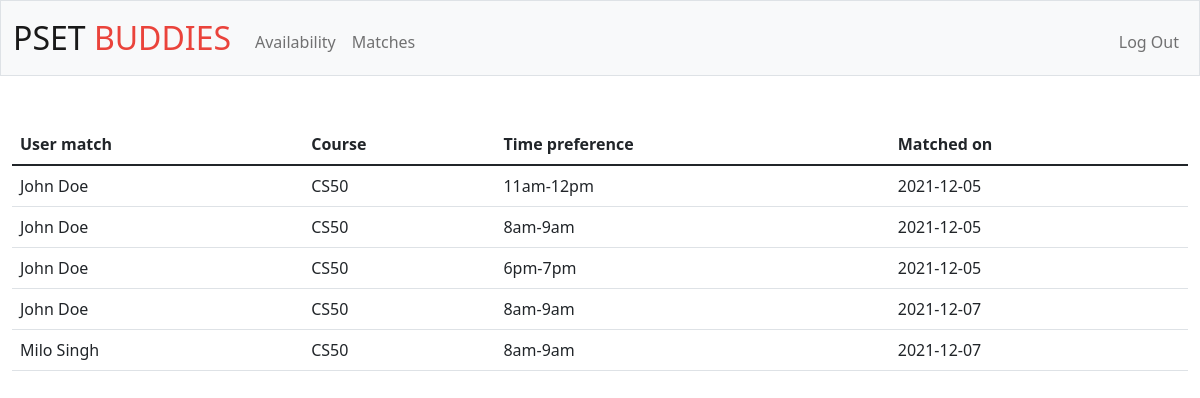
Screenshot of /matches (signed in) with the database file from the repository.
### tables this page shows
CREATE TABLE 'users' ('id' INTEGER PRIMARY KEY AUTOINCREMENT NOT NULL, 'username' TEXT, 'fullname' TEXT, 'contact' TEXT, 'hash' TEXT);

### app.py (the view)
@app.route("/matches")
@login_required
def matches():
    id = session["user_id"]
    history = db.execute("SELECT DISTINCT match_id, course, time_matched, actual_time FROM matches WHERE user_id = ? ", id)
    final_history = []
    for val in history:
        match_temp = db.execute("SELECT fullname FROM users WHERE id = ?", val["match_id"])[0]["fullname"]
        temp = [match_temp, val["course"], val["time_matched"], val["actual_time"]]
        final_history.append(temp)
    print(final_history)
    return render_template("matches.html", history=final_history)

### app.py (called while the page is built)
@app.after_request
def after_request(response):
    response.headers["Cache-Control"] = "no-cache, no-store, must-revalidate"
    response.headers["Expires"] = 0
    response.headers["Pragma"] = "no-cache"
    return response

### helpers.py (called while the page is built)
def login_required(f):
    @wraps(f)
    def decorated_function(*args, **kwargs):
        if session.get("user_id") is None:
            return redirect("/login")
        return f(*args, **kwargs)
    return decorated_function

### templates/matches.html (shortened to what this page needs)
{% extends "format.html" %}
{% block main %}
<table class="table tablestriped">
    <thead>
        <tr>
            <th class="text-start">User match</th>
            <th class="text-start">Course</th>
            <th class="text-start">Time preference</th>
            <th class="text-start">Matched on</th>
        </tr>
    </thead>
   <tbody>
        {% for entry in history%}
        <tr>
            <td class = "text-start">{{ entry[0] }}</td>
            <td class = "text-start">{{ entry[1] }}</td>
            <td class = "text-start">{{ entry[2] }}</td>
            <td class = "text-start">{{ entry[3] }}</td>
        </tr>
        {% endfor%}
    </tbody>
</table>
{% endblock %}

### rows the page displays
users: fullname "John Doe", entry "CS50", entry "11am-12pm", entry "2021-12-05", entry "8am-9am", entry "6pm-7pm", entry "2021-12-07"
users: fullname "Milo Singh", entry "CS50", entry "8am-9am", entry "2021-12-07"
